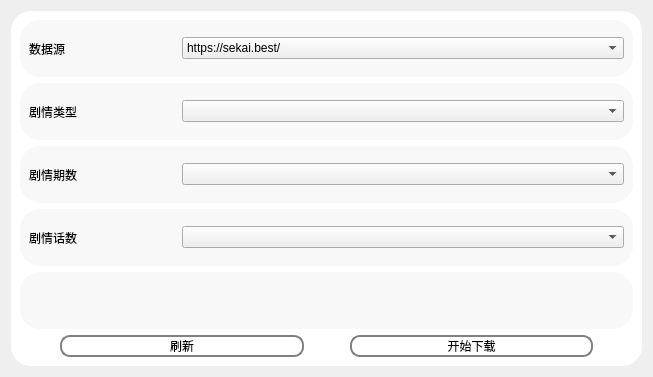
<?xml version="1.0" encoding="UTF-8"?>
<ui version="4.0">
 <class>DownloadWidget</class>
 <widget class="QWidget" name="DownloadWidget">
  <property name="geometry">
   <rect>
    <x>0</x>
    <y>0</y>
    <width>653</width>
    <height>377</height>
   </rect>
  </property>
  <property name="windowTitle">
   <string>Form</string>
  </property>
  <property name="styleSheet">
   <string notr="true">QFrame{background-color:rgb(248, 248, 248);border-color: rgb(204, 204, 204);border-size: 2px;border-radius:20px;}
QFrame#MainFrame{background-color: rgb(255, 255, 255);}
QPushButton{border: 2px solid grey; border-radius: 10px;}
</string>
  </property>
  <layout class="QGridLayout" name="gridLayout">
   <item row="0" column="0">
    <widget class="QFrame" name="MainFrame">
     <property name="frameShape">
      <enum>QFrame::StyledPanel</enum>
     </property>
     <property name="frameShadow">
      <enum>QFrame::Raised</enum>
     </property>
     <layout class="QVBoxLayout" name="verticalLayout">
      <item>
       <widget class="QFrame" name="frame">
        <layout class="QHBoxLayout" name="horizontalLayout" stretch="1,3">
         <item>
          <widget class="QLabel" name="label">
           <property name="text">
            <string>数据源</string>
           </property>
          </widget>
         </item>
         <item>
          <widget class="QComboBox" name="DataSourceBox">
           <item>
            <property name="text">
             <string>https://sekai.best/</string>
            </property>
           </item>
           <item>
            <property name="text">
             <string>https://pjsek.ai/</string>
            </property>
           </item>
          </widget>
         </item>
        </layout>
       </widget>
      </item>
      <item>
       <widget class="QFrame" name="frame_2">
        <layout class="QHBoxLayout" name="horizontalLayout_2" stretch="1,3">
         <item>
          <widget class="QLabel" name="label_2">
           <property name="text">
            <string>剧情类型</string>
           </property>
          </widget>
         </item>
         <item>
          <widget class="QComboBox" name="DataTypeBox"/>
         </item>
        </layout>
       </widget>
      </item>
      <item>
       <widget class="QFrame" name="frame_3">
        <layout class="QHBoxLayout" name="horizontalLayout_3" stretch="1,3">
         <item>
          <widget class="QLabel" name="label_3">
           <property name="text">
            <string>剧情期数</string>
           </property>
          </widget>
         </item>
         <item>
          <widget class="QComboBox" name="DataPeriodBox"/>
         </item>
        </layout>
       </widget>
      </item>
      <item>
       <widget class="QFrame" name="frame_4">
        <layout class="QHBoxLayout" name="horizontalLayout_4" stretch="1,3">
         <item>
          <widget class="QLabel" name="label_4">
           <property name="text">
            <string>剧情话数</string>
           </property>
          </widget>
         </item>
         <item>
          <widget class="QComboBox" name="DataEpisodeBox"/>
         </item>
        </layout>
       </widget>
      </item>
      <item>
       <widget class="QLabel" name="SavePlaceLabel">
        <property name="sizePolicy">
         <sizepolicy hsizetype="Minimum" vsizetype="Minimum">
          <horstretch>0</horstretch>
          <verstretch>0</verstretch>
         </sizepolicy>
        </property>
        <property name="text">
         <string/>
        </property>
        <property name="alignment">
         <set>Qt::AlignCenter</set>
        </property>
       </widget>
      </item>
      <item>
       <layout class="QHBoxLayout" name="horizontalLayout_5" stretch="0,1,0,1,0">
        <item>
         <spacer name="horizontalSpacer_3">
          <property name="orientation">
           <enum>Qt::Horizontal</enum>
          </property>
          <property name="sizeHint" stdset="0">
           <size>
            <width>40</width>
            <height>20</height>
           </size>
          </property>
         </spacer>
        </item>
        <item>
         <widget class="QPushButton" name="RefreshButton">
          <property name="text">
           <string>刷新</string>
          </property>
         </widget>
        </item>
        <item>
         <spacer name="horizontalSpacer">
          <property name="orientation">
           <enum>Qt::Horizontal</enum>
          </property>
          <property name="sizeHint" stdset="0">
           <size>
            <width>40</width>
            <height>20</height>
           </size>
          </property>
         </spacer>
        </item>
        <item>
         <widget class="QPushButton" name="DownloadButton">
          <property name="text">
           <string>开始下载</string>
          </property>
         </widget>
        </item>
        <item>
         <spacer name="horizontalSpacer_2">
          <property name="orientation">
           <enum>Qt::Horizontal</enum>
          </property>
          <property name="sizeHint" stdset="0">
           <size>
            <width>40</width>
            <height>20</height>
           </size>
          </property>
         </spacer>
        </item>
       </layout>
      </item>
     </layout>
    </widget>
   </item>
  </layout>
 </widget>
 <resources/>
 <connections/>
</ui>
